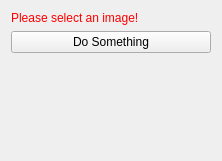
<?xml version="1.0" encoding="UTF-8"?>
<ui version="4.0">
 <class>MyPointsRegistrationControls</class>
 <widget class="QWidget" name="MyPointsRegistrationControls">
  <property name="geometry">
   <rect>
    <x>0</x>
    <y>0</y>
    <width>222</width>
    <height>161</height>
   </rect>
  </property>
  <property name="minimumSize">
   <size>
    <width>0</width>
    <height>0</height>
   </size>
  </property>
  <property name="windowTitle">
   <string>QmitkTemplate</string>
  </property>
  <layout class="QVBoxLayout" name="verticalLayout">
   <item>
    <widget class="QLabel" name="labelWarning">
     <property name="styleSheet">
      <string notr="true">QLabel { color: rgb(255, 0, 0) }</string>
     </property>
     <property name="text">
      <string>Please select an image!</string>
     </property>
    </widget>
   </item>
   <item>
    <widget class="QPushButton" name="buttonPerformImageProcessing">
     <property name="toolTip">
      <string>Do image processing</string>
     </property>
     <property name="text">
      <string>Do Something</string>
     </property>
    </widget>
   </item>
   <item>
    <spacer name="spacer1">
     <property name="orientation">
      <enum>Qt::Vertical</enum>
     </property>
     <property name="sizeType">
      <enum>QSizePolicy::Expanding</enum>
     </property>
     <property name="sizeHint" stdset="0">
      <size>
       <width>20</width>
       <height>220</height>
      </size>
     </property>
    </spacer>
   </item>
  </layout>
 </widget>
 <layoutdefault spacing="6" margin="11"/>
 <resources/>
 <connections/>
</ui>
